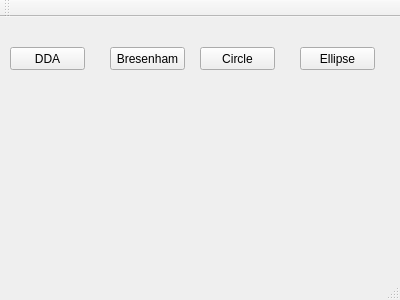
<?xml version="1.0" encoding="UTF-8"?>
<ui version="4.0">
 <class>MainWindow</class>
 <widget class="QMainWindow" name="MainWindow">
  <property name="geometry">
   <rect>
    <x>0</x>
    <y>0</y>
    <width>400</width>
    <height>300</height>
   </rect>
  </property>
  <property name="windowTitle">
   <string>MainWindow</string>
  </property>
  <widget class="QWidget" name="centralWidget">
   <widget class="QPushButton" name="pushButton">
    <property name="geometry">
     <rect>
      <x>10</x>
      <y>30</y>
      <width>75</width>
      <height>23</height>
     </rect>
    </property>
    <property name="text">
     <string>DDA</string>
    </property>
   </widget>
   <widget class="QPushButton" name="pushButton_2">
    <property name="geometry">
     <rect>
      <x>110</x>
      <y>30</y>
      <width>75</width>
      <height>23</height>
     </rect>
    </property>
    <property name="text">
     <string>Bresenham</string>
    </property>
   </widget>
   <widget class="QPushButton" name="circle">
    <property name="geometry">
     <rect>
      <x>200</x>
      <y>30</y>
      <width>75</width>
      <height>23</height>
     </rect>
    </property>
    <property name="text">
     <string>Circle</string>
    </property>
   </widget>
   <widget class="QPushButton" name="ellipse">
    <property name="geometry">
     <rect>
      <x>300</x>
      <y>30</y>
      <width>75</width>
      <height>23</height>
     </rect>
    </property>
    <property name="text">
     <string>Ellipse</string>
    </property>
   </widget>
  </widget>
  <widget class="QMenuBar" name="menuBar">
   <property name="geometry">
    <rect>
     <x>0</x>
     <y>0</y>
     <width>400</width>
     <height>21</height>
    </rect>
   </property>
  </widget>
  <widget class="QToolBar" name="mainToolBar">
   <attribute name="toolBarArea">
    <enum>TopToolBarArea</enum>
   </attribute>
   <attribute name="toolBarBreak">
    <bool>false</bool>
   </attribute>
  </widget>
  <widget class="QStatusBar" name="statusBar"/>
 </widget>
 <layoutdefault spacing="6" margin="11"/>
 <resources/>
 <connections/>
</ui>
